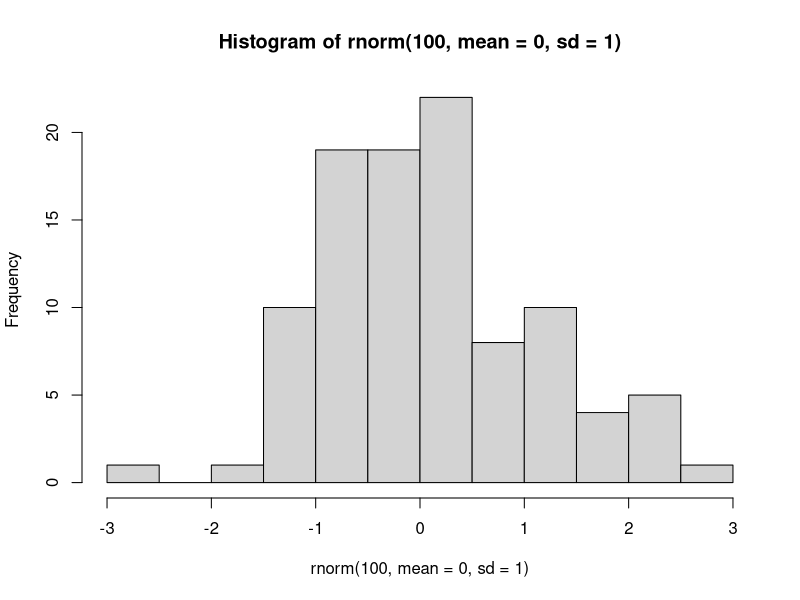

Here is the R script that generated this plot: (Note: this script raises an error after producing the figure.)
## ---- chunk 1
print("Hello") # This command prints an initial greeting :)
## ---- chunk 2
Greeting <- print("Hello")
Greeting
## ---- chunk 3
# Vectors
x <- c(8,2,5,6,7)
y <- c(34,23,67,65,23)
z <- c(TRUE, TRUE, FALSE, FALSE, TRUE)

# Factors
a <- factor(c(1,2,3,4,5))
b <- factor(c("a", "b", "c", "d", "e"))

# Lists
l <- list(1:3, "a", c(TRUE, FALSE, TRUE), c(2.3, 5.9))
l
# The elements in a list can be named:
l_named <- list(int = 1:3, char = "a", bool = c(TRUE, FALSE, TRUE), dbl = c(2.3, 5.9))
l_named

# Array
num.data <- array(c(x, y, z), dim=c(5,3))
num.data # Note that the logical vector is turned into a vector of 0 and 1.
# You can also transpose an array:
num.data.t <- t(num.data)
num.data.t

# Data frame
my.data <- data.frame(num.data, row.names = b)
my.data
# You can also create your data frame in a more organised way:
my.data.org <- data.frame(x, y, z, row.names = b)
my.data.org
## ---- chunk 4
dim(x)
dim(my.data)
dimnames(my.data)
# etc
## ---- chunk 5
x^2
x+y
sum(x)
mean(x)
median(x)
var(x)

if(min(x)>1 && min(y)<10) {
  print("Yes")
} else {
  print("No")
}

if(min(x)>1 || min(y)<10) {
  print("Yes")
} else {
  print("No")
}
## ---- chunk 6
# Generate a vector of consecutive numbers:
g <- c(1:7)
g

# Generate vectors of repeated values:
h <- rep(4, 7)
h

# Select specific elements from a vector
x
x[2]
x[c(2,4)]
x[2:4]

# Select specific elements from a list
l
l[[3]]
l_named
l_named[[3]]
l_named$bool # If we give names to the items in a list, we can access them like this.

# Select specific elements from a matrix.
num.data
num.data[1, 1]
num.data[1:3, c(1,3)]
# This is useful to make subsets:
num.data.subset <- num.data[,1:2]
num.data.subset

# You can also select strings of letters
my.letters <- letters[1:6]
my.letters
# Also capital letters.
MY.LETTERS <- LETTERS[1:6]
MY.LETTERS

# Access the variables in a data frame.
my.data.org$x
my.data.org$y
## ---- chunk 7
sample(10)
sample(10, 4)
sample(10, replace=TRUE)
sample(x, prob=(x/sum(x)))
## ---- chunk 8
hist(rnorm(100, mean=0, sd=1)) # 100 samples of mean=0 and SD=1 from a normal distribution.
## ---- chunk 9
v <- c(1, 5, 19, 2, 23, NA, 3, 9, NA)
v

is.na(v)
which(is.na(v))

# Create a vector without the NAs
w <- v[!is.na(v)]
w

# Substitute NAs for e.g. 0
v2 <- v
v2[is.na(v2)] <- 0
v2

# Inf (infinite) and NaN (not a number) are different from NA:
5/0
0/0
is.infinite(5/0)
is.nan(0/0)

# NAs can be removed in some functions
mean(v)
mean(v, na.rm=TRUE)
## ---- chunk 10
my.data
order(my.data) 
order(my.data, decreasing = TRUE)
## ---- chunk 11
v2
sort(v2) # Orders the elements in a vector
sort(my.letters, decreasing = T)
## ---- chunk 12
my.data
sort(my.data$X1)
## ---- chunk 13
sessionInfo()
